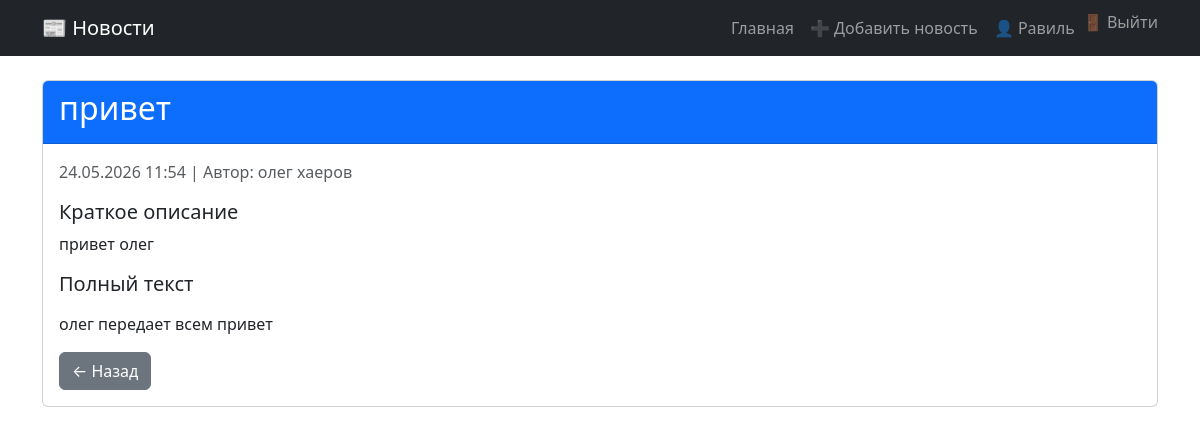
Screenshot of /news/2/ (signed in) with the database file from the repository.
### news_app/models.py (models this page shows, shortened)
class News(models.Model):
    title = models.CharField(max_length=200)
    summary = models.CharField(max_length=300)
    content = models.TextField()
    author = models.ForeignKey(User, on_delete=models.CASCADE)
    date_created = models.DateTimeField(auto_now_add=True)
    date_updated = models.DateTimeField(auto_now=True)
    class Meta:
        ordering = ['-date_created']

### news_app/views.py (the view)
# urls.py: path('news/<int:pk>/', views.news_detail_view, name='news_detail'),
def news_detail_view(request, pk):
    news = get_object_or_404(News, pk=pk)
    return render(request, 'news_detail.html', {'news': news})

### news_app/templates/news_detail.html (shortened to what this page needs)
{% extends 'base.html' %}
{% block content %}
<div class="card">
    <div class="card-header bg-primary text-white">
        <h2>{{ news.title }}</h2>
    </div>
    <div class="card-body">
        <p class="text-muted">
            {{ news.date_created|date:"d.m.Y H:i" }} |
            Автор: {{ news.author.get_full_name|default:news.author.username }}
        </p>
        <h5>Краткое описание</h5>
        <p>{{ news.summary }}</p>
        <h5>Полный текст</h5>
        <p>{{ news.content|linebreaks }}</p>
        <a href="{% url 'home' %}" class="btn btn-secondary">← Назад</a>
    </div>
</div>
{% endblock %}

### news_app/templates/base.html (shortened to what this page needs)
{% load static %}
<!DOCTYPE html>
<html lang="ru">
<head>
    <link href="https://cdn.jsdelivr.net/npm/bootstrap@5.3.0-alpha1/dist/css/bootstrap.min.css" rel="stylesheet">
    <link rel="stylesheet" href="{% static 'css/style.css' %}">
</head>
<body>
    <nav class="navbar navbar-expand-lg navbar-dark bg-dark">
        <div class="container">
            <a class="navbar-brand" href="{% url 'home' %}">📰 Новости</a>
            <div class="collapse navbar-collapse">
                <ul class="navbar-nav ms-auto">
                    <li class="nav-item"><a class="nav-link" href="{% url 'home' %}">Главная</a></li>
                    {% if user.is_authenticated %}
                        <li class="nav-item"><a class="nav-link" href="{% url 'news_create' %}">➕ Добавить новость</a></li>
                        <li class="nav-item"><a class="nav-link" href="{% url 'profile' %}">👤 {{ user.first_name|default:user.username }}</a></li>
                        <li class="nav-item">
                            <form action="{% url 'logout' %}" method="post" style="display: inline;">
                                <button type="submit" class="nav-link btn btn-link" style="display: inline; padding: 0; margin: 0; border: none; background: none; color: rgba(255,255,255,.55); text-decoration: none;">
                                    🚪 Выйти
                                </button>
                            </form>
                        </li>
                    {% else %}
                        <li class="nav-item"><a class="nav-link" href="{% url 'login' %}">Войти</a></li>
                        <li class="nav-item"><a class="nav-link" href="{% url 'register' %}">Регистрация</a></li>
                    {% endif %}
                </ul>
            </div>
        </div>
    </nav>
    <main class="container mt-4">
        {% block content %}
        {% endblock %}
    </main>
</body>
</html>

### rows the page displays
News: title "привет", date_created "24.05.2026 11:54", author.get_full_name "олег хаеров", summary "привет олег", content "олег передает всем привет"

### other values shown
{{ user.first_name|default:user.username }} "Равиль"
